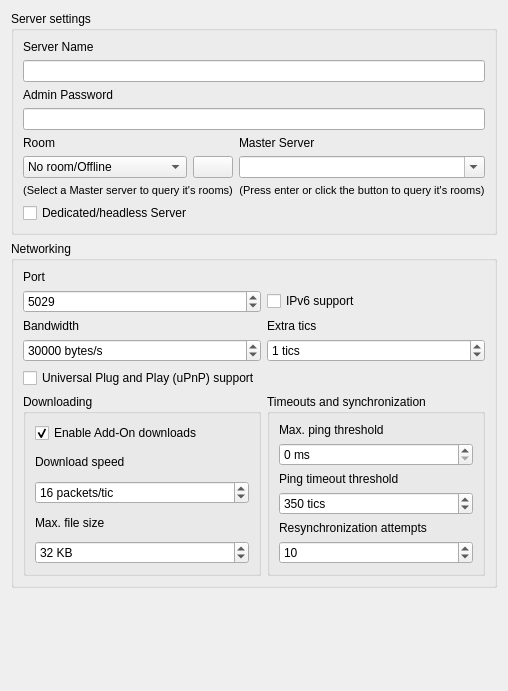
                            <widget class="QWidget" name="scrollAreaWidgetContents_4">
                             <property name="geometry">
                              <rect>
                               <x>0</x>
                               <y>0</y>
                               <width>492</width>
                               <height>691</height>
                              </rect>
                             </property>
                             <layout class="QVBoxLayout" name="verticalLayout_2">
                              <item>
                               <widget class="QGroupBox" name="groupBox_11">
                                <property name="title">
                                 <string>Server settings</string>
                                </property>
                                <layout class="QGridLayout" name="gridLayout_25">
                                 <item row="7" column="0">
                                  <widget class="QLabel" name="RoomLabel">
                                   <property name="text">
                                    <string>Room</string>
                                   </property>
                                  </widget>
                                 </item>
                                 <item row="0" column="0" colspan="2">
                                  <widget class="QLabel" name="ServerNameLabel">
                                   <property name="text">
                                    <string>Server Name</string>
                                   </property>
                                  </widget>
                                 </item>
                                 <item row="8" column="0">
                                  <widget class="QComboBox" name="RoomInput">
                                   <property name="editable">
                                    <bool>false</bool>
                                   </property>
                                   <item>
                                    <property name="text">
                                     <string>No room/Offline</string>
                                    </property>
                                   </item>
                                  </widget>
                                 </item>
                                 <item row="8" column="1">
                                  <widget class="QPushButton" name="MSRoomqueryrefreshButton">
                                   <property name="sizePolicy">
                                    <sizepolicy hsizetype="Fixed" vsizetype="Fixed">
                                     <horstretch>0</horstretch>
                                     <verstretch>0</verstretch>
                                    </sizepolicy>
                                   </property>
                                   <property name="toolTip">
                                    <string>Refres room query</string>
                                   </property>
                                   <property name="text">
                                    <string/>
                                   </property>
                                   <property name="icon">
                                    <iconset resource="ll.qrc">
                                     <normaloff>:/assets/img/icons/view-refresh.png</normaloff>:/assets/img/icons/view-refresh.png</iconset>
                                   </property>
                                  </widget>
                                 </item>
                                 <item row="2" column="0" colspan="2">
                                  <widget class="QLabel" name="AdminPasswordLabel">
                                   <property name="text">
                                    <string>Admin Password</string>
                                   </property>
                                  </widget>
                                 </item>
                                 <item row="8" column="2">
                                  <widget class="QComboBox" name="HostMSCombobox">
                                   <property name="enabled">
                                    <bool>true</bool>
                                   </property>
                                   <property name="editable">
                                    <bool>true</bool>
                                   </property>
                                   <property name="placeholderText">
                                    <string>&lt;default&gt;</string>
                                   </property>
                                   <item>
                                    <property name="text">
                                     <string/>
                                    </property>
                                   </item>
                                  </widget>
                                 </item>
                                 <item row="10" column="2">
                                  <widget class="QLabel" name="label_55">
                                   <property name="font">
                                    <font>
                                     <pointsize>8</pointsize>
                                    </font>
                                   </property>
                                   <property name="text">
                                    <string>(Press enter or click the button to query it's rooms)</string>
                                   </property>
                                   <property name="alignment">
                                    <set>Qt::AlignCenter</set>
                                   </property>
                                  </widget>
                                 </item>
                                 <item row="3" column="0" colspan="3">
                                  <widget class="QLineEdit" name="AdminPasswordInput">
                                   <property name="echoMode">
                                    <enum>QLineEdit::Password</enum>
                                   </property>
                                  </widget>
                                 </item>
                                 <item row="1" column="0" colspan="3">
                                  <widget class="QLineEdit" name="ServerNameInput"/>
                                 </item>
                                 <item row="7" column="2">
                                  <widget class="QLabel" name="HostMSLabel">
                                   <property name="text">
                                    <string>Master Server</string>
                                   </property>
                                  </widget>
                                 </item>
                                 <item row="10" column="0" colspan="2">
                                  <widget class="QLabel" name="label_51">
                                   <property name="font">
                                    <font>
                                     <pointsize>8</pointsize>
                                    </font>
                                   </property>
                                   <property name="text">
                                    <string>(Select a Master server to query it's rooms)</string>
                                   </property>
                                   <property name="alignment">
                                    <set>Qt::AlignCenter</set>
                                   </property>
                                  </widget>
                                 </item>
                                 <item row="11" column="0" colspan="3">
                                  <widget class="QCheckBox" name="DedicatedServerToggle">
                                   <property name="styleSheet">
                                    <string notr="true"/>
                                   </property>
                                   <property name="text">
                                    <string>Dedicated/headless Server</string>
                                   </property>
                                   <property name="checked">
                                    <bool>false</bool>
                                   </property>
                                  </widget>
                                 </item>
                                </layout>
                               </widget>
                              </item>
                              <item>
                               <widget class="QGroupBox" name="groupBox_10">
                                <property name="title">
                                 <string>Networking</string>
                                </property>
                                <layout class="QGridLayout" name="gridLayout_23">
                                 <item row="4" column="0">
                                  <widget class="QSpinBox" name="BandwidthInput">
                                   <property name="suffix">
                                    <string> bytes/s</string>
                                   </property>
                                   <property name="minimum">
                                    <number>1000</number>
                                   </property>
                                   <property name="maximum">
                                    <number>250000</number>
                                   </property>
                                   <property name="value">
                                    <number>30000</number>
                                   </property>
                                  </widget>
                                 </item>
                                 <item row="0" column="0" rowspan="2" colspan="2">
                                  <widget class="QLabel" name="PortLabel">
                                   <property name="text">
                                    <string>Port</string>
                                   </property>
                                  </widget>
                                 </item>
                                 <item row="2" column="0">
                                  <widget class="QSpinBox" name="PortInput">
                                   <property name="maximum">
                                    <number>65535</number>
                                   </property>
                                   <property name="value">
                                    <number>5029</number>
                                   </property>
                                  </widget>
                                 </item>
                                 <item row="3" column="1">
                                  <widget class="QLabel" name="ExtraticLabel">
                                   <property name="text">
                                    <string>Extra tics</string>
                                   </property>
                                  </widget>
                                 </item>
                                 <item row="3" column="0">
                                  <widget class="QLabel" name="BandwidthLabel">
                                   <property name="text">
                                    <string>Bandwidth</string>
                                   </property>
                                  </widget>
                                 </item>
                                 <item row="4" column="1">
                                  <widget class="QSpinBox" name="ExtraticInput">
                                   <property name="suffix">
                                    <string> tics</string>
                                   </property>
                                   <property name="value">
                                    <number>1</number>
                                   </property>
                                  </widget>
                                 </item>
                                 <item row="2" column="1">
                                  <widget class="QCheckBox" name="Ipv6Checkbox">
                                   <property name="toolTip">
                                    <string>Listen for incoming IPv6 connections</string>
                                   </property>
                                   <property name="text">
                                    <string>IPv6 support</string>
                                   </property>
                                  </widget>
                                 </item>
                                 <item row="6" column="0">
                                  <widget class="QGroupBox" name="groupBox_23">
                                   <property name="title">
                                    <string>Downloading</string>
                                   </property>
                                   <layout class="QVBoxLayout" name="verticalLayout_32">
                                    <item>
                                     <widget class="QCheckBox" name="UploadToggle">
                                      <property name="text">
                                       <string>Enable Add-On downloads</string>
                                      </property>
                                      <property name="checked">
                                       <bool>true</bool>
                                      </property>
                                     </widget>
                                    </item>
                                    <item>
                                     <widget class="QLabel" name="label_14">
                                      <property name="text">
                                       <string>Download speed</string>
                                      </property>
                                     </widget>
                                    </item>
                                    <item>
                                     <widget class="QSpinBox" name="DownloadspeedInput">
                                      <property name="suffix">
                                       <string> packets/tic</string>
                                      </property>
                                      <property name="maximum">
                                       <number>32</number>
                                      </property>
                                      <property name="value">
                                       <number>16</number>
                                      </property>
                                     </widget>
                                    </item>
                                    <item>
                                     <widget class="QLabel" name="label_16">
                                      <property name="text">
                                       <string>Max. file size</string>
                                      </property>
                                     </widget>
                                    </item>
                                    <item>
                                     <widget class="QSpinBox" name="MaxsendInput">
                                      <property name="suffix">
                                       <string> KB</string>
                                      </property>
                                      <property name="maximum">
                                       <number>204800</number>
                                      </property>
                                      <property name="value">
                                       <number>32</number>
                                      </property>
                                     </widget>
                                    </item>
                                   </layout>
                                  </widget>
                                 </item>
                                 <item row="6" column="1">
                                  <widget class="QGroupBox" name="groupBox_24">
                                   <property name="title">
                                    <string>Timeouts and synchronization</string>
                                   </property>
                                   <layout class="QVBoxLayout" name="verticalLayout_31">
                                    <item>
                                     <widget class="QLabel" name="label_15">
                                      <property name="text">
                                       <string>Max. ping threshold</string>
                                      </property>
                                     </widget>
                                    </item>
                                    <item>
                                     <widget class="QSpinBox" name="MaxpingInput">
                                      <property name="suffix">
                                       <string> ms</string>
                                      </property>
                                      <property name="maximum">
                                       <number>1000</number>
                                      </property>
                                      <property name="value">
                                       <number>0</number>
                                      </property>
                                     </widget>
                                    </item>
                                    <item>
                                     <widget class="QLabel" name="label_34">
                                      <property name="text">
                                       <string>Ping timeout threshold</string>
                                      </property>
                                     </widget>
                                    </item>
                                    <item>
                                     <widget class="QSpinBox" name="NettimeoutInput">
                                      <property name="suffix">
                                       <string> tics</string>
                                      </property>
                                      <property name="minimum">
                                       <number>5</number>
                                      </property>
                                      <property name="maximum">
                                       <number>2100</number>
                                      </property>
                                      <property name="value">
                                       <number>350</number>
                                      </property>
                                     </widget>
                                    </item>
                                    <item>
                                     <widget class="QLabel" name="label_35">
                                      <property name="text">
                                       <string>Resynchronization attempts</string>
                                      </property>
                                     </widget>
                                    </item>
                                    <item>
                                     <widget class="QSpinBox" name="ResynchattemptsInput">
                                      <property name="maximum">
                                       <number>20</number>
                                      </property>
                                      <property name="value">
                                       <number>10</number>
                                      </property>
                                     </widget>
                                    </item>
                                   </layout>
                                  </widget>
                                 </item>
                                 <item row="5" column="0">
                                  <widget class="QCheckBox" name="UpnpCheckbox">
                                   <property name="text">
                                    <string>Universal Plug and Play (uPnP) support</string>
                                   </property>
                                  </widget>
                                 </item>
                                </layout>
                               </widget>
                              </item>
                              <item>
                               <spacer name="verticalSpacer_5">
                                <property name="orientation">
                                 <enum>Qt::Vertical</enum>
                                </property>
                                <property name="sizeHint" stdset="0">
                                 <size>
                                  <width>20</width>
                                  <height>40</height>
                                 </size>
                                </property>
                               </spacer>
                              </item>
                             </layout>
                            </widget>
